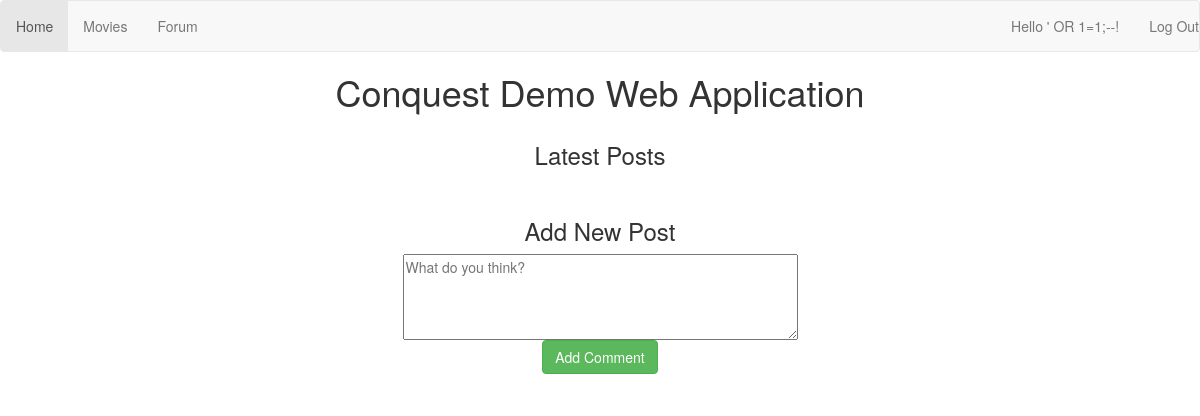
/forum (signed in), run on an earlier commit of the app's database.
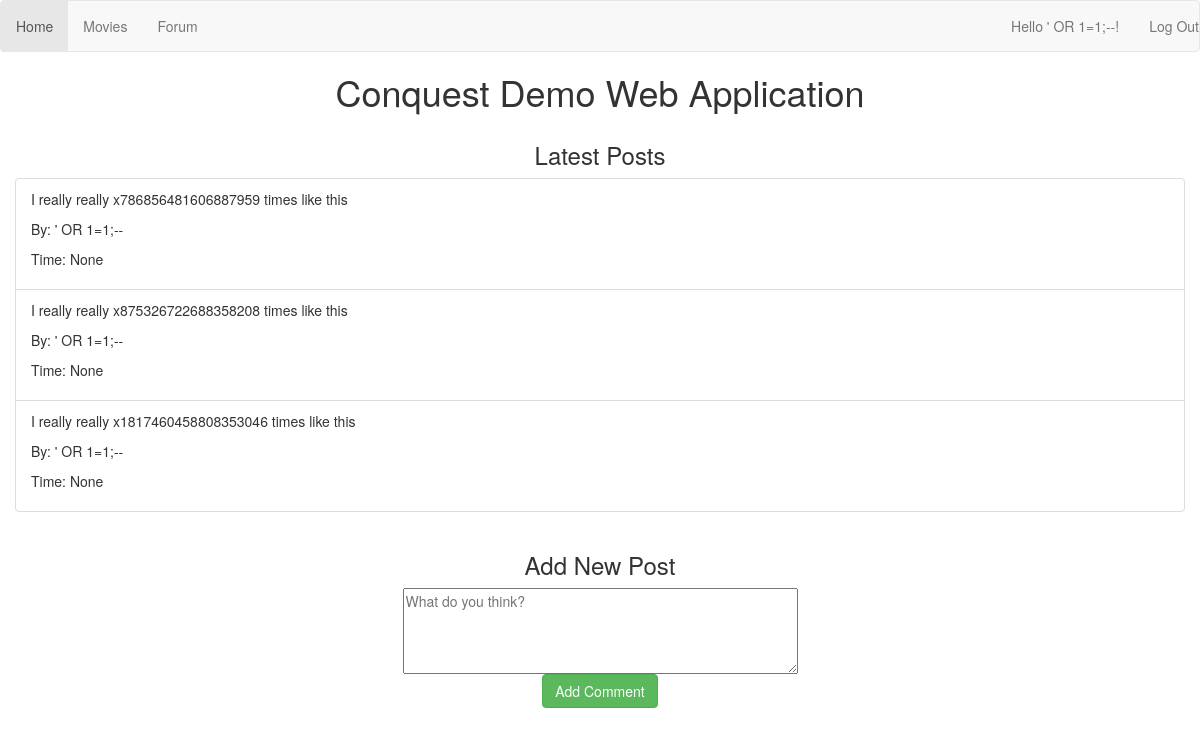
And on a later commit of the database.
### app/models.py (models this page shows, shortened)
class User(db.Model):
	id = db.Column(db.Integer, primary_key=True)
	first_name = db.Column(db.String(64), index=True)
	last_name = db.Column(db.String(64), index=True)
	email = db.Column(db.String(120), index=True, unique=True)
	password = db.Column(db.String(64), index=True)
	posts = db.relationship('Post', backref='author', lazy='dynamic')
	@property
	def is_authenticated(self):
		return True

class Post(db.Model):
	id = db.Column(db.Integer, primary_key = True)
	body = db.Column(db.String(140))
	timestamp = db.Column(db.DateTime)
	user_id = db.Column(db.Integer, db.ForeignKey('user.id'))

### app/views.py (the view, shortened to what this page needs)
@app.route('/forum', methods=['GET', 'POST'])
@login_required
def posts():
	posts = Post.query.all()
	return render_template("forum.html", posts=reversed(posts))

### app/views.py (called while the page is built)
@app.before_request
def before_request():
    g.user = current_user

@lm.user_loader
def load_user(user_id):
	return User.query.get(int(user_id))

### app/templates/forum.html
{% extends "base.html" %}
{% block content %}
<div class="container">
	<div class="row">
		<center><h3>Latest Posts</h3></center>
	</div>
	<div class="row">
		{% autoescape false %}
			<ul class="list-group">
				{% for post in posts %}
					<li class="list-group-item">
		           		<p> {{post.body}}</p>
			           	<p> By: {{post.author.first_name}}</p>
			           	<p> Time: {{post.timestamp}}</p>
					</li>
			    {% endfor %}
		{% endautoescape %}
	</div>
	<div class="row">
		<center><h3>Add New Post</h3></center>
	</div>
    <form method="POST">
    	<div class="row">
			<center>
				<textarea rows="4" cols="50" id="body" name="body" placeholder="What do you think?"></textarea>
			</center>
		</div>
		<div class="row">
			<center>
				<button type="submit" class="btn btn-success green">Add Comment</button>
			</center>
		</div>
	</form>
</div>
{% endblock %}

### app/templates/base.html (shortened to what this page needs)
<html>
	<link rel="stylesheet" href="https://maxcdn.bootstrapcdn.com/bootstrap/3.3.7/css/bootstrap.min.css">
	<link rel="stylesheet" href="http://fontawesome.io/assets/font-awesome/css/font-awesome.css">
	<head>
	</head>
	<body id="wrapper">
		<nav class="navbar navbar-default">
			<ul class="nav navbar-nav navbar-left">
				<li role="presentation" class="active"><a href="/">Home</a></li>
				<li role="presentation"><a href="/movies">Movies</a></li>
				{% if current_user.is_authenticated %}
					<li role="presentation"><a href="/forum">Forum</a></li>
				{% else %}
					<li role="presentation"><a href="/login">Log In</a></li>
					<li role="presentation"><a href="/register">Register</a></li>
				{% endif %}
			</ul>
		    <ul class="nav navbar-nav navbar-right" >
		    	{% if current_user.is_authenticated %}
  				<li><p class="navbar-text">Hello {{current_user.first_name}}!</p></li>
  				<li role="presentation"><a href="/logout">Log Out</a></li>
  				{% endif %}
			</ul>
		</nav>
		<h1><center>Conquest Demo Web Application</center></h1>
		{% block content %}{% endblock %}
	</body>
</html>

What changed in the data, as far as the page shows it:
added Post: body "I really really x786856481606887959 times like this", author.first_name "' OR 1=1;--", timestamp "None"
added Post: body "I really really x875326722688358208 times like this", author.first_name "' OR 1=1;--", timestamp "None"
added Post: body "I really really x1817460458808353046 times like this", author.first_name "' OR 1=1;--", timestamp "None"
